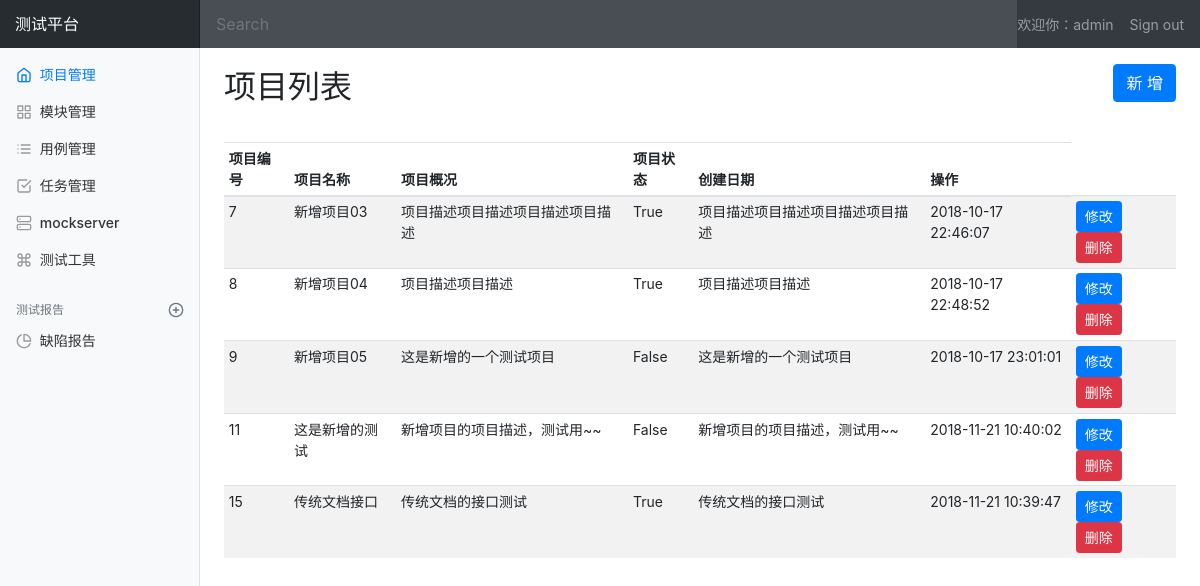
The app's page /manage/project_manage/ (signed in), older data.
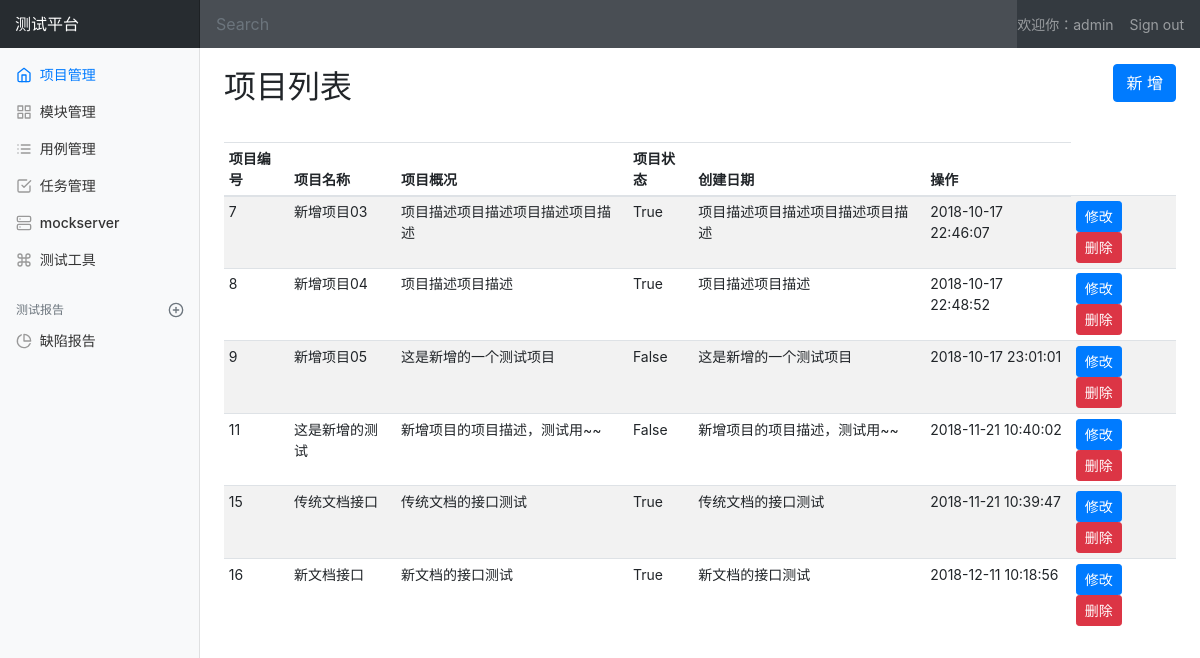
The same page, newer data.
### project_app/models.py (models this page shows, shortened)
class Project(models.Model):
    name = models.CharField("项目名称", max_length=100, blank=False, default="")
    describe = models.TextField("项目描述", default="")
    status = models.BooleanField("项目状态", default=True)
    create_time = models.DateTimeField("创建时间", auto_now=True)

### project_app/views/project_views.py (the view)
# urls.py: path('project_manage/', project_views.project_list, name='project_list'),
@login_required
def project_list(request):
    username = request.session.get('u', None)
    return render(request, 'project_app/project_manage.html', {'user': username, 'type': 'list', 'project_list': Project.objects.all()})

### templates/project_app/project_manage.html (shortened to what the changed rows need)
{% extends 'base.html' %}
{% block css %}
  {% load static %}
  <link rel="stylesheet" type="text/css" href="{% static 'css/project_manage.css' %}">
{% endblock %}
{% block body%}
  <div class="container-fluid">
      <div class="row">
        <main role="main" class="col-md-9 ml-sm-auto col-lg-10 pt-3 px-4">
          {% if type == 'list' %}
          <div class="d-flex justify-content-between flex-wrap flex-md-nowrap align-items-center pb-2 mb-3">
            <h1 class="h2">项目列表</h1>
          </div>
          <div class="table-responsive">
            <table class="table table-striped table-sm">
              <thead>
                <tr>
                  <th>项目编号</th>
                  <th>项目名称</th>
                  <th>项目概况</th>
                  <th>项目状态</th>
                  <th>创建日期</th>
                  <th>操作</th>
                </tr>
              </thead>
              <tbody>
                {% for project in project_list %}
                  <tr>
                    <td>{{ project.id }}</td>
                    <td>{{ project.name }}</td>
                    <td>{{ project.describe }}</td>
                    <td>{{ project.status}}</td>
                    <td>{{ project.describe }}</td>
                    <td>{{project.create_time|date:"Y-m-d H:i:s"}}</td>
                    <td>
                      <a href="/manage/edit_project/{{project.id}}/" class="btn btn-sm btn-primary">修改</a>
                      <a href="/manage/delete_project/{{project.id}}/" class="btn btn-sm btn-danger">删除</a>
                    </td>
                  </tr>
                {% endfor %}
              </tbody>
            </table>
          </div>
          {% endif %}
        </main>
      </div>
    </div>
{% endblock %}

Row changes from the older to the newer data that the page shows:
added Project: id "16", name "新文档接口", describe "新文档的接口测试", status "True", create_time "2018-12-11 10:18:56"
